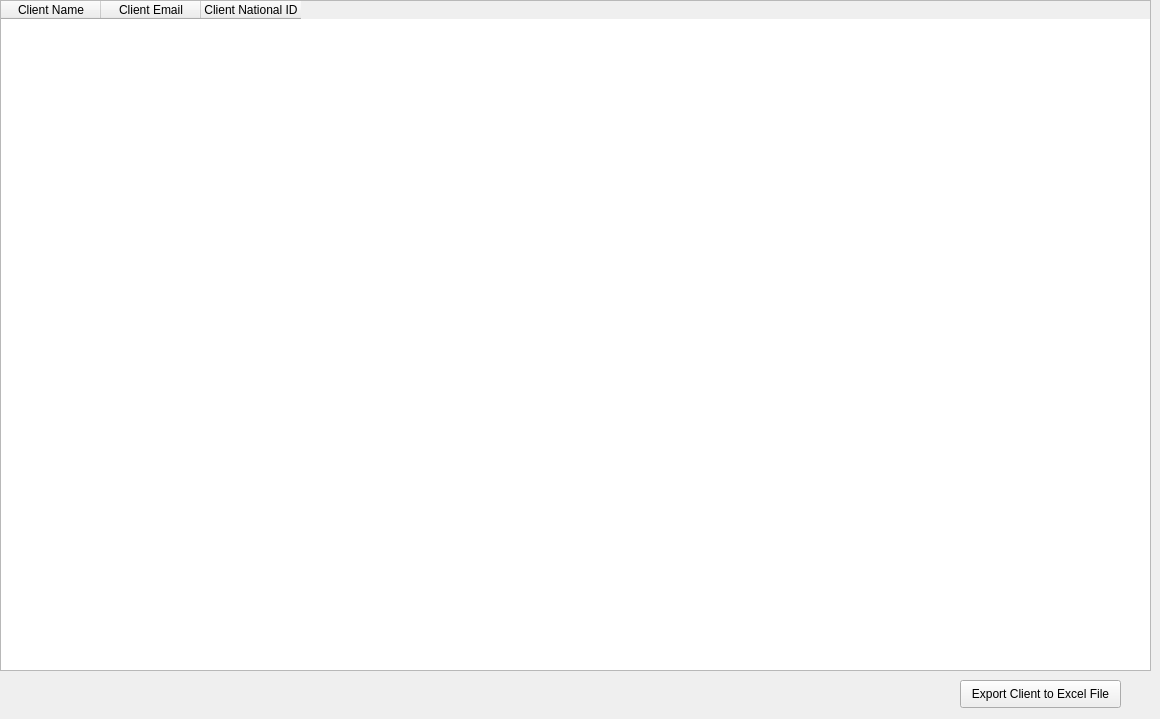
      <widget class="QWidget" name="tab_12">
       <attribute name="title">
        <string>All Clients</string>
       </attribute>
       <widget class="QTableWidget" name="tableWidget_5">
        <property name="geometry">
         <rect>
          <x>0</x>
          <y>0</y>
          <width>1151</width>
          <height>671</height>
         </rect>
        </property>
        <column>
         <property name="text">
          <string>Client Name</string>
         </property>
        </column>
        <column>
         <property name="text">
          <string>Client Email</string>
         </property>
        </column>
        <column>
         <property name="text">
          <string>Client National ID</string>
         </property>
        </column>
       </widget>
       <widget class="QPushButton" name="pushButton_24">
        <property name="geometry">
         <rect>
          <x>960</x>
          <y>680</y>
          <width>161</width>
          <height>28</height>
         </rect>
        </property>
        <property name="text">
         <string>Export Client to Excel File</string>
        </property>
       </widget>
       <widget class="QLabel" name="label_56">
        <property name="geometry">
         <rect>
          <x>564</x>
          <y>690</y>
          <width>321</width>
          <height>20</height>
         </rect>
        </property>
        <property name="text">
         <string/>
        </property>
       </widget>
      </widget>
